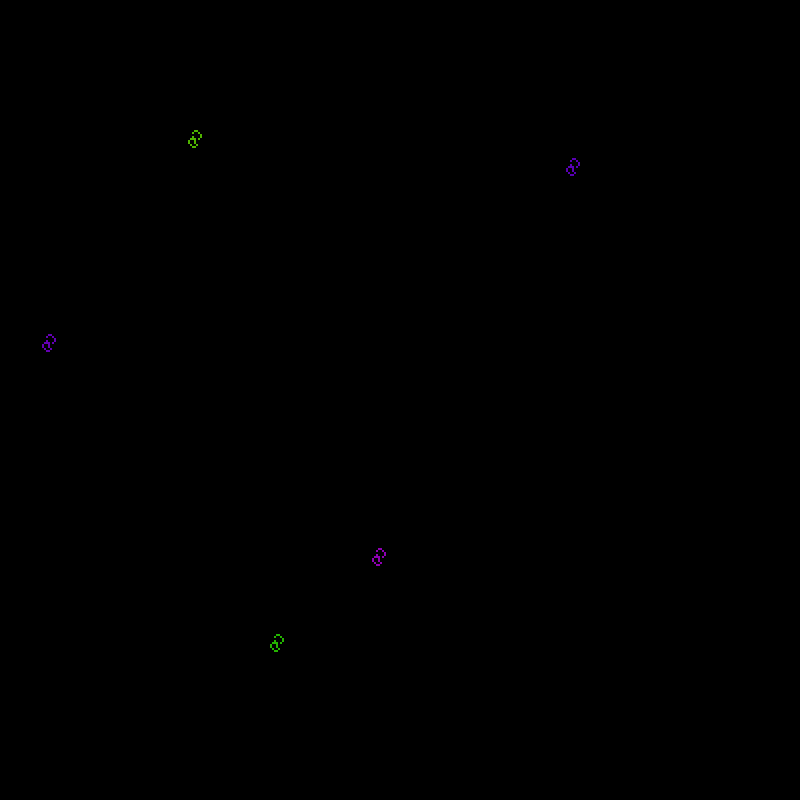
Frame 1 (no input)
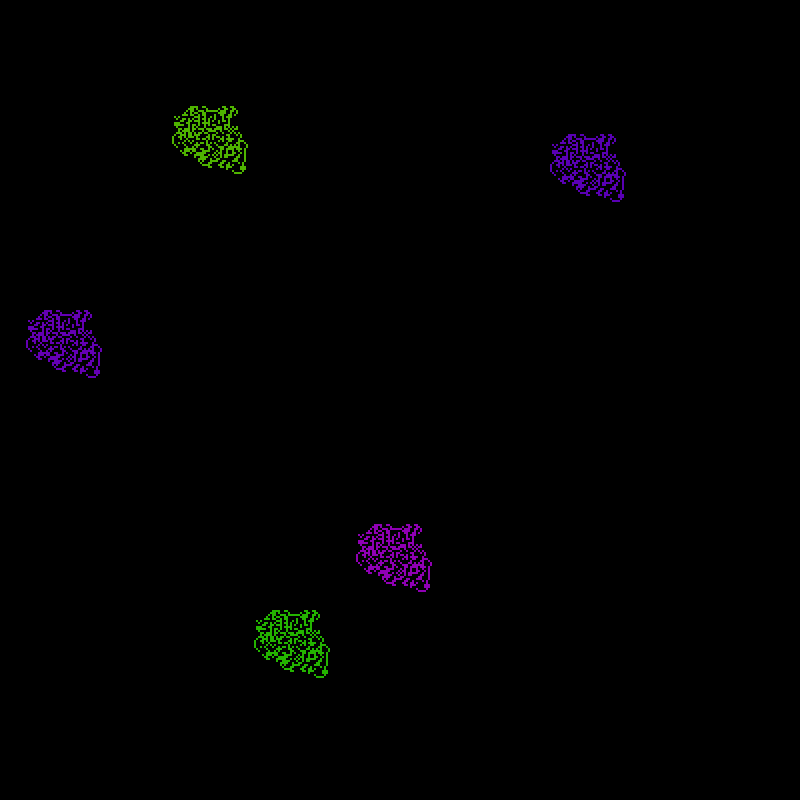
Frame 60 (no input)
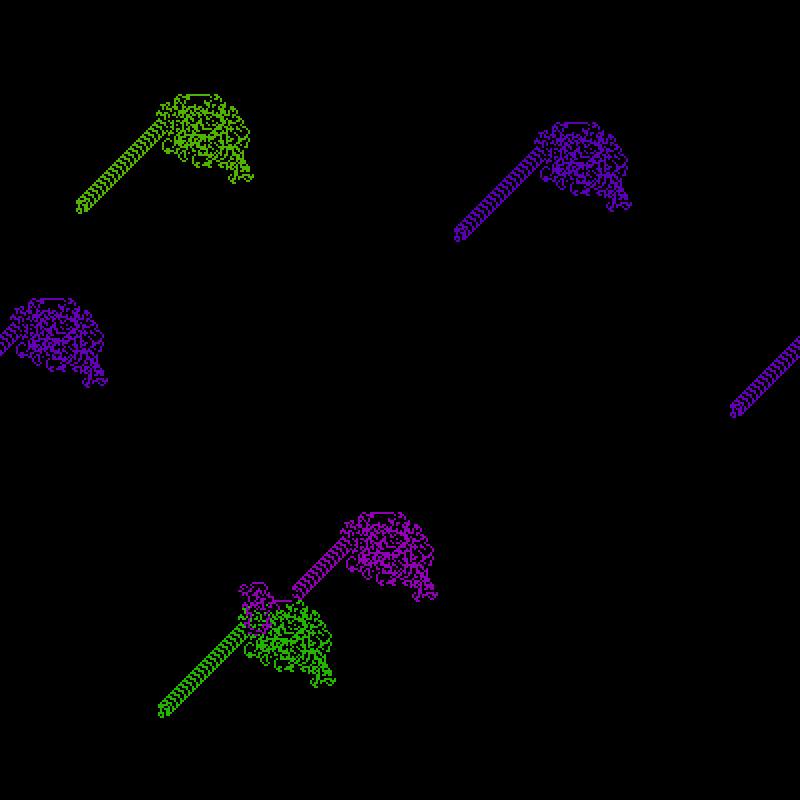
Frame 120 (the mouse pressed at the canvas centre since frame 60)

The p5.js sketch that drew these frames (run headless with seeded random() and noise() and a simulated clock; from frame 60 on, the mouse is pressed at the canvas centre):

// p5.js sketch
// ── sketch.js
let grid;
let ants = [];
let slider;
let movesPerformed = 0;

const CELL_SIZE = 2;
const WIDTH = 800;
const HEIGHT = 800;
const ANTS_COUNT = 5;

function setup() {

  createCanvas(WIDTH, HEIGHT);



  // Slider controls speed
  slider = createSlider(1, 1000, 100, 10);

  grid = new Grid(WIDTH / CELL_SIZE, HEIGHT / CELL_SIZE, CELL_SIZE);

  // Create new ants
  for (let i = 0; i < ANTS_COUNT; i++) {
    ants.push(new Ant(grid));
  }

  grid.draw();
}

function draw() {

  // Performe moves some amount of times
  for (let n = 0; n < slider.value(); n++) {
    // Move all ants
    for (let i = 0; i < ANTS_COUNT; i++) {
      ants[i].move();
    }
  }

  // Draw all new cells
  grid.drawNew();
}
// ── ant.js
class Ant {
  constructor(grid, x = Math.round(random(grid.w)), y = Math.round(random(grid.h)), color = Math.round(random(100))) {
    this.x = x;
    this.y = y;
    this.size = grid.size;
    this.grid = grid;
    this.color = color;

    /*
      Direction:
      0 -> UP
      1 -> RIGHT
      2 -> DOWN
      3 -> LEFT
    */
    this.dir = 0;
  }

  rotateRight() {
    this.dir = (this.dir + 1) % 4;
  }

  rotateLeft() {
    this.dir = (this.dir + 3) % 4;
  }

  move() {
    let cell = grid.get(this.x, this.y);

    // Rotate agent
    if (cell == 0) {
      this.rotateRight();
    } else {
      this.rotateLeft();
    }

    // Change color of the current cell on the grid
    grid.change(this.x, this.y, this.color);

    // Move agent in selected direction
    if (this.dir == 0) {
      this.y--;
    } else if (this.dir == 1) {
      this.x++;
    } else if (this.dir == 2) {
      this.y++;
    } else if (this.dir == 3) {
      this.x--;
    }

    this.checkBorders();
  }

  draw() {
    push();
    noStroke();
    colorMode(HSB, 100);
    fill(this.color, 100, 100);
    rect(this.x * this.size, this.y * this.size, this.size, this.size)
    pop();
  }

  pos() {
    return [this.x, this.y];
  }

  // Move over borders 
  checkBorders() {
    if (this.x < 0) {
      this.x = this.grid.w - 1;
    }
    if (this.y < 0) {
      this.y = this.grid.h - 1;
    }
    if (this.x >= this.grid.w) {
      this.x = 0;
    }
    if (this.y >= this.grid.h) {
      this.y = 0;
    }
  }

}
// ── grid.js
class Grid {
    constructor(w, h, size = 1) {
        this.w = w; // width of the grid
        this.h = h; // height
        this.size = size; // size of the cell
        this.changedCells = [];


        // 0 - white color 1 - black color grid[i][j] = grid[i * grid.length + j]
        this.grid = [];

        // Creating 2D array
        for (let i = 0; i < w; i++) {
            let gridJ = [];
            for (let j = 0; j < h; j++) {
                gridJ[j] = 0;
            }
            this.grid[i] = gridJ;
        }
    }

    get(i, j) {
        return this.grid[i][j];
    }

    set(i, j, value) {
        this.grid[i][j] = value;
    }

    // Change color of a cell
    change(i, j, color) {
        if (this.grid[i][j] == 0) {
            this.grid[i][j] = color;
        } else {
            this.grid[i][j] = 0;
        }

        // Add cell to draw array
        this
            .changedCells
            .push([i, j, this.grid[i][j]
            ]);
    }

    // Draw all cells that changed color
    drawNew() {
        push();
        colorMode(HSB, 100);
        // return if nothing changed
        if (!this.changedCells)
            return;

        for (let i = 0; i < this.changedCells.length; i++) {
            let cell = this.changedCells[i];
            let color = cell[2];

            if (color == 0) {
                fill(0, 0, 0);
            } else {
                fill(color, 100, 70);
            }

            rect(cell[0] * this.size, cell[1] * this.size, this.size, this.size);
        }
        this.changedCells = [];
        pop();
    }

    // Draw all grid
    draw() {
        noStroke();
        for (let i = 0; i < this.w; i++) {
            for (let j = 0; j < this.h; j++) {
                let cell = this.grid[i][j];

                if (cell == 0) {
                    fill(0);
                } else {
                    fill(255);
                }

                rect(i * this.size, j * this.size, this.size, this.size);
            }
        }
    }
}
